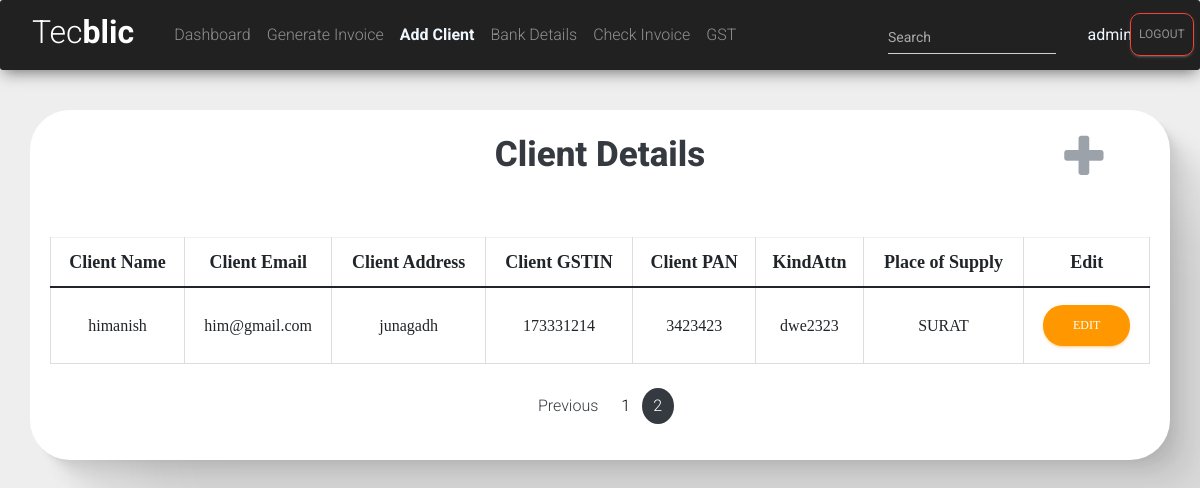
Screenshot of /add?page=2 (signed in) with the database file from the repository.
### tecblicapp/models.py (models this page shows, shortened)
class clientDetail(models.Model):
    clientName=models.CharField(max_length=50,null=True,blank=True)
    clientEmail=models.EmailField(null=True,blank=True)
    clientAddress=models.CharField(max_length=200,null=True,blank=True)
    clientGSTIN=models.CharField(max_length=15,null=True,blank=True)
    clientPAN=models.CharField(max_length=10,null=True,blank=True)
    kindAttn=models.CharField(max_length=40,null=True,blank=True)
    placeofSupply=models.CharField(max_length=40,null=True,blank=True)

### tecblicapp/views.py (the view)
# urls.py: path('add',views.client_detail,name='client-detail'),
@login_required(login_url='login')
def client_detail(request):
    form=clientDetailForm()
    clientdetails1=clientDetail.objects.all()
    paginator = Paginator(clientdetails1,2)
    page_number = request.GET.get('page',paginator)
    finaldata =  paginator.get_page(page_number)
    totalpage = finaldata.paginator.num_pages
    return render(request,'tecblicapp/add_client.html',{'clientdetails':finaldata,'totalpages':[n+1 for n in range(totalpage)]})
    return render(request,'tecblicapp/add_client.html',{'form':form,'clientdetails':clientdetails1})

### tecblicapp/templates/tecblicapp/add_client.html (shortened to what this page needs)
<!DOCTYPE html>
<html lang="en">
<head>
    <link href="https://cdn.jsdelivr.net/npm/bootstrap@5.1.3/dist/css/bootstrap.min.css" rel="stylesheet">
    <link rel="stylesheet" href="https://maxcdn.bootstrapcdn.com/font-awesome/latest/css/font-awesome.min.css">
    <link href="/static/assets/css/material-dashboard.css?v=2.1.2" rel="stylesheet" />
    <link href="/static/assets/css/material-dashboard-rtl.css?v=2.1.2" rel="stylesheet" />
</head>
<body>
{% include 'tecblicapp/navbar.html' %}
<div class="container" style="  box-shadow:
2.8px 2.8px 2.2px rgba(0, 0, 0, 0.02),
6.7px 6.7px 5.3px rgba(0, 0, 0, 0.028),
12.5px 12.5px 10px rgba(0, 0, 0, 0.035),
22.3px 22.3px 17.9px rgba(0, 0, 0, 0.042),
41.8px 41.8px 33.4px rgba(0, 0, 0, 0.05),
100px 100px 80px rgba(0, 0, 0, 0.07)
;background-color: white;border-radius: 40px;">
        <div class="text-center" style="font-family: Georgia, 'Times New Roman', Times, serif;">
            <h4 class="text-center text-dark" style="font-size: 35px;font-weight: 800">Client Details</h4>
      <i class="fa fa-plus" data-bs-toggle="modal" data-bs-target="#exampleModal" style="font-size: 50px;position: relative;bottom: 55px;size:30px;left: 44%;cursor: pointer;user-select: none;" type='button' aria-hidden="true"></i>
            <table class="table table-hover table-bordered table-sm">
                <thead>
                    <tr id="heading">
                            <th scope="col" style="font-weight:800;font-size: large;">Client Name</th>
                            <th scope="col"  style="font-weight:800;font-size: large;">Client Email</th>
                            <th scope="col" style="font-weight:800;font-size: large;" >Client Address</th>
                            <th scope="col"  style="font-weight:800;font-size: large;">Client GSTIN</th>
                        <th scope="col"  style="font-weight:800;font-size: large;">Client PAN</th>
                        <th scope="col" style="font-weight:800;font-size: large;">KindAttn</th>
                        <th scope="col" style="font-weight:800;font-size: large;">Place of Supply</th>
                        <th scope="col" style="font-weight:800;font-size: large;">Edit</th>
                    </tr>
                </thead>
                <tbody id="tbody">
                    {% for cl in clientdetails %}
                    <tr>
                        <td id="name{{ cl.id }}">{{ cl.clientName }}</td>
                        <td id="email{{ cl.id }}">{{ cl.clientEmail }}</td>
                        <td id="address{{ cl.id }}">{{ cl.clientAddress }}</td>
                        <td id="gst{{ cl.id }}">{{ cl.clientGSTIN }}</td>
                        <td id="pan{{ cl.id }}">{{ cl.clientPAN }}</td>
                        <td id="kind{{ cl.id }}">{{ cl.kindAttn }}</td>
                        <td id="place{{ cl.id }}">{{ cl.placeofSupply }}</td>
                        <td><input type="button" data-sid="{{cl.id}}" id="e{{cl.id}}" class="button btn btn-warning btn-edit" style="border-radius: 20px;" value="Edit"></td>
                    </tr>
                    {% endfor %}
                </tbody>
            </table>
        </div>
        <nav aria-label="Page navigation" class="mt-4" style="margin: auto;width: 25%;">
            <ul class="pagination pagination-primary" style="justify-content: center;">
                {% if clientdetails.has_previous %}
        <li class="page-item"><a class="page-link text-dark" href="/add?page={{clientdetails.previous_page_number}}">Previous</a></li>
        {% endif %}
        {% for i in totalpages %}
        <li class="page-item
        {% if clientdetails.number == i %}
        bg-dark
        {% else %}
        {% endif %}
        " style="border-radius: 100%;"><a class="page-link" style="color:{% if clientdetails.number == i %}white;{% else %}black;{% endif %}" href="/add?page={{i}}">{{i}}</a></li>
        {% endfor %}
    </ul>
</nav>
</div>
</body>
</html>

### tecblicapp/templates/tecblicapp/navbar.html (shortened to what this page needs)
{% load static %}
<nav class="navbar navbar-expand-lg navbar-dark bg-dark" style="margin-bottom:40px;opacity:1;">
  <div class="collapse navbar-collapse" id="navbarCollapse">
    <div class="navbar-nav">
     <a class="navbar-brand" href="{% url 'home_page' %}">
        <h3 class="mx-3" style="position:relative;bottom:30px;font-size: xx-large;"> Tec<b style="font-weight:bold;">blic</b></h3>
      </a>
      <a class="nav-item nav-link  " id="s2" href=" {% url 'home_page' %}">Dashboard</a>
      <a class="nav-item nav-link " id="s3" href="{% url 'invoice_details' %}">Generate Invoice</a>
      <a class="nav-item nav-link" id="s4" href="{% url 'client-detail' %}">Add Client</a>
      <a class="nav-item nav-link {% block BankDetail %}{% endblock  %}" id="s5" href="{% url 'bank-detail' %}">Bank Details</a>
      <a class="nav-item nav-link {% block CheckInvoice %}{% endblock  %}" id="s6" href="{% url 'check_invoices' %}">Check Invoice</a>
      <a class="nav-item nav-link {% block gst %}{% endblock  %} mr-4"  id="s7" href="{% url 'gst' %}">GST</a>
      <form method="GET" action="/search" style="position:absolute;right:12%;" ><input class="mt-1 form-control mr-sm-2" style="background-image: linear-gradient(to top, wheat 2px, rgba(255, 255, 255, 0) 2px), linear-gradient(to top, #d2d2d2 1px, rgba(255, 255, 255, 0) 1px);color: aliceblue;font-weight: bolder;" type="search" style="position: relative; left: 100px;" name="query" id="query" placeholder="Search" aria-label="Search"></form>
      <span class="nav-item nav-link" style="font-weight: bolder;position:absolute;right:5%;color: aliceblue;" id="s1"> {{request.user}} </span>
      <a class="nav-item nav-link btn btn-outline-danger" style="border-radius: 10px;position:absolute;right:5px;" href="{% url 'logout' %}">Logout</a>
    </div>
  </div>
</nav>

### tecblicapp/templates/tecblicapp/add_client.html (style rules this page uses)
* { box-sizing: border-box; }
.container { border-radius: 5px; background-color: #f2f2f2; padding: 20px; }
#s4 { color: aliceblue; font-weight: bold; }
i { opacity: 0.5; }
.form-control, .is-focused .form-control { background-image: linear-gradient(to top, #000000 2px, rgba(156, 39, 176, 0) 2px), linear-gradient(to top, #d2d2d2 1px, rgba(210, 210, 210, 0) 1px); }

### rows the page displays
clientDetail: clientName "himanish", clientEmail "him@gmail.com", clientAddress "junagadh", clientGSTIN "173331214", clientPAN "3423423", kindAttn "dwe2323", placeofSupply "SURAT"

### other values shown
{{ request.user }} "admin"
{{ i }} "1" "2"
